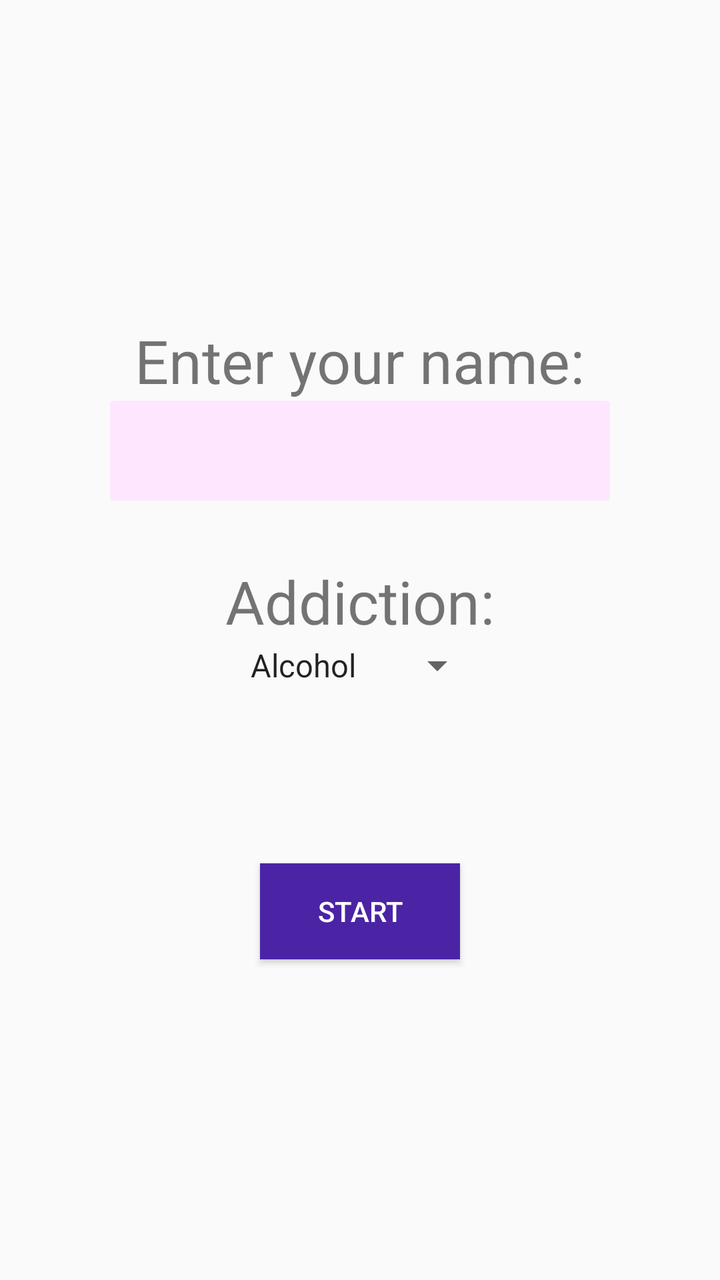
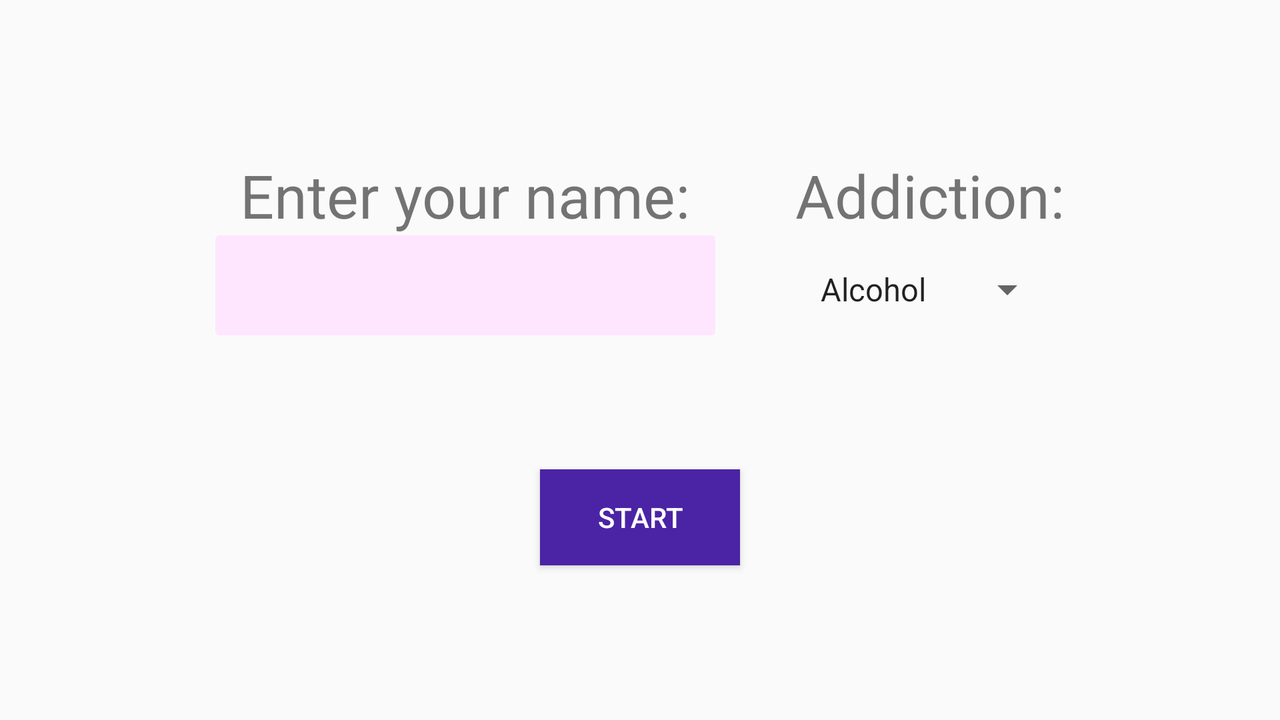

Compare how this app lays out the same screen by default and in its alternative resource folder. The renders come first, then the two layout files and the values they reference.
<!-- AndroidManifest.xml: application theme AppTheme -->
<!-- res/layout/activity_welcome_screen.xml -->
<?xml version="1.0" encoding="utf-8"?>
<LinearLayout xmlns:android="http://schemas.android.com/apk/res/android"
    xmlns:app="http://schemas.android.com/apk/res-auto"
    xmlns:tools="http://schemas.android.com/tools"
    android:layout_width="match_parent"
    android:layout_height="match_parent"
    android:background="@drawable/background3"
    android:orientation="vertical"
    android:gravity="center"
    tools:context=".WelcomeScreen">

    <TextView
        android:layout_width="wrap_content"
        android:layout_height="wrap_content"
        android:text="Enter your name:"
        android:textSize="30dp"/>

    <EditText
        android:id="@+id/userName"
        android:background="@drawable/edit_text"
        android:layout_width="250dp"
        android:layout_height="50dp"
        android:gravity="center"
        />

    <TextView
        android:layout_width="wrap_content"
        android:layout_height="wrap_content"
        android:text="Addiction:"
        android:textSize="30dp"
        android:paddingTop="30dp"
        />

    <Spinner
        android:id="@+id/addictionSelect"
        android:layout_height="wrap_content"
        android:prompt="@string/addiction1"
        android:layout_width="wrap_content"
        android:entries="@array/addictionsList"

        >
    </Spinner>

    <TextView
        android:id="@+id/current_date"
        android:text=""
        android:textSize="20dp"
        android:layout_marginTop="30dp"
        android:layout_marginBottom="10dp"
        android:layout_width="wrap_content"
        android:layout_height="wrap_content" />

    <Button
        android:id="@+id/submitButton"
        android:layout_width="100dp"
        android:layout_height="wrap_content"
        android:layout_marginTop="20dp"
        android:text="@string/startScreenSubmit"
        android:textColor="#fff"
        android:background="#4b24a5"
        />


</LinearLayout>
<!-- resources referenced by this layout -->
<resources>
  <string-array name="addictionsList">
          <item>@string/addiction1</item>
          <item>@string/addiction2</item>
          <item>@string/addiction3</item>
      </string-array>
  <!-- drawable edit_text (drawable) -->
  <?xml version="1.0" encoding="utf-8"?>
  <shape xmlns:android="http://schemas.android.com/apk/res/android"
      android:shape="rectangle">
  
      <solid
          android:color="#ffe6ff"
          />
      <corners
          android:radius="2dp"
          />
  </shape>
  <string name="addiction1">Alcohol</string>
  <string name="startScreenSubmit">Start</string>
  <style name="AppTheme" parent="Base.Theme.AppCompat.Light.DarkActionBar">
          
          
      </style>
  <string name="addiction2">Drugs</string>
  <string name="addiction3">Tobacco</string>
</resources>
<!-- res/layout-land/activity_welcome_screen.xml (the author's variant of the layout above) -->
<!-- drawn on the phone turned sideways -->
<?xml version="1.0" encoding="utf-8"?>
<LinearLayout xmlns:android="http://schemas.android.com/apk/res/android"
    xmlns:app="http://schemas.android.com/apk/res-auto"
    xmlns:tools="http://schemas.android.com/tools"
    android:layout_width="match_parent"
    android:layout_height="match_parent"
    android:background="@drawable/background3"
    android:orientation="vertical"
    android:gravity="center"
    tools:context=".WelcomeScreen">


    <LinearLayout
        android:layout_width="wrap_content"
        android:layout_height="wrap_content">

        <LinearLayout
            android:layout_width="wrap_content"
            android:layout_height="wrap_content"
            android:orientation="vertical"
            android:gravity="center">

            <TextView
                android:layout_width="wrap_content"
                android:layout_height="wrap_content"
                android:text="Enter your name:"
                android:textSize="30dp"/>

            <EditText
                android:id="@+id/userName"
                android:background="@drawable/edit_text"
                android:layout_width="250dp"
                android:layout_height="50dp"
                android:gravity="center"
                android:textColor="#4b24a5"
                />
        </LinearLayout>

        <LinearLayout
            android:layout_width="wrap_content"
            android:layout_height="wrap_content"
            android:orientation="vertical"
            android:gravity="center"
            android:layout_marginLeft="40dp">

            <TextView
                android:layout_width="wrap_content"
                android:layout_height="wrap_content"
                android:text="Addiction:"
                android:textSize="30dp"
                />

            <Spinner
                android:id="@+id/addictionSelect"
                android:layout_height="wrap_content"
                android:prompt="@string/addiction1"
                android:layout_width="wrap_content"
                android:layout_marginTop="15dp"
                android:entries="@array/addictionsList"

                >
            </Spinner>
        </LinearLayout>

    </LinearLayout>




    <TextView
        android:id="@+id/current_date"
        android:text=""
        android:textSize="20dp"
        android:layout_marginTop="20dp"
        android:layout_marginBottom="10dp"
        android:layout_width="wrap_content"
        android:layout_height="wrap_content" />

    <Button
        android:id="@+id/submitButton"
        android:layout_width="100dp"
        android:layout_height="wrap_content"
        android:layout_marginTop="10dp"
        android:text="@string/startScreenSubmit"
        android:textColor="#fff"
        android:background="#4b24a5"
        />


</LinearLayout>
